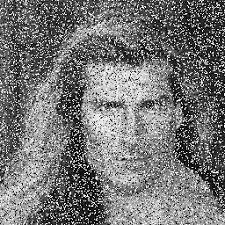
#> input picture day1/saltnpepper.jpeg, 225 x 225 px, found by its file name
$ python filters.py
#> lines starting #> are read from the running program, lines starting #| are printed output that depends on the picture
# -*- coding: utf-8 -*-
"""filters

Automatically generated by Colab.

Original file is located at
    https://colab.research.google.com/drive/1lngwP5VXnWvhGIvQmEFGpTKE1DA-LMID
"""

import cv2
import numpy as np
from google.colab.patches import cv2_imshow

img=cv2.imread('/content/saltnpepper.jpeg')
#> img is the input picture: shape (225, 225, 3); min 0, max 255, mean 117.4
img=cv2.cvtColor(img,cv2.COLOR_BGR2GRAY)
#> img: shape (225, 225)
cv2_imshow(img)
print(img)
#> (printed output is left out)

def med(img):
  flat_reg = img.flatten()
  sort = np.sort(flat_reg)
  n = len(sort)
  median_value = sort[n // 2]
  return median_value

def apply_med(img, ksize):
#> called with ksize = 3
  padded = ksize // 2
  padded_img = np.pad(img, pad_width=padded, mode='reflect')
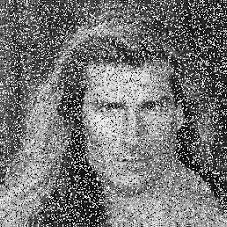
#> padded_img: shape (227, 227); min 0, max 255, mean 117.2
  filtered_img = np.zeros_like(img)

  for i in range(img.shape[0]):
    for j in range(img.shape[1]):
      reg = padded_img[i:i+ksize, j:j+ksize]
      filtered_img[i, j] = med(reg)
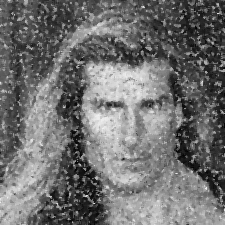
#> filtered_img: shape (225, 225); min 0, max 247, mean 111.4

  return filtered_img

ksize=3
med_img=apply_med(img,ksize)
cv2_imshow(med_img)

img=cv2.imread('/content/saltnpepper.jpeg')
img=cv2.cvtColor(img,cv2.COLOR_BGR2GRAY)
cv2_imshow(img)
print(med_img)
#> (printed output is left out)

img=cv2.imread('/content/random.jpeg')
#> (the run stopped early here; a loop or call above may not have finished)
